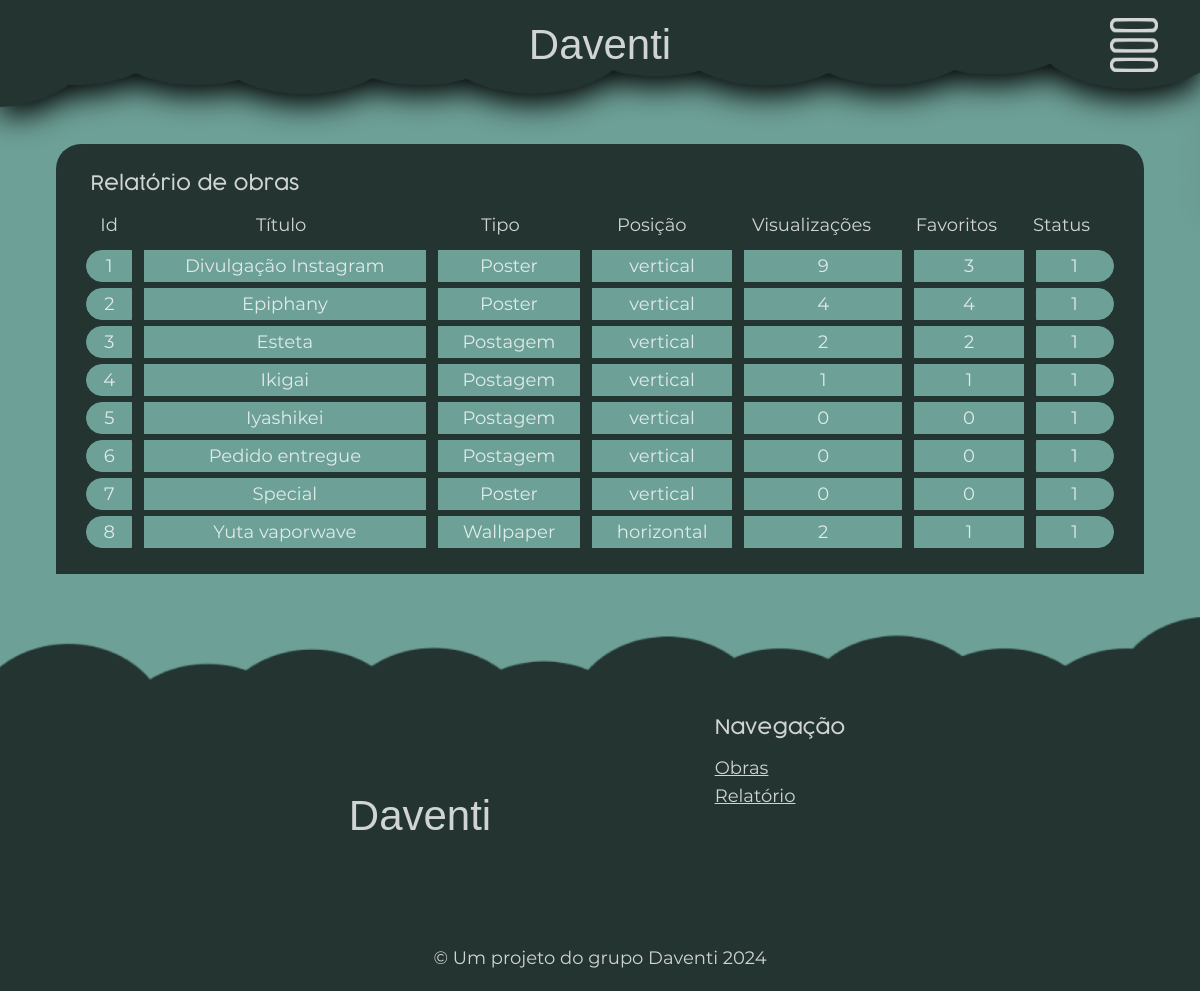
The app's page /php/adm_relatorio.php with its own data.
### tables this page shows
CREATE TABLE IF NOT EXISTS `obra` (
  `id_obra` int NOT NULL AUTO_INCREMENT,
  `descricao` varchar(400) NOT NULL,
  `titulo` varchar(50) NOT NULL,
  `tipo` varchar(50) NOT NULL,
  `imagem` varchar(300) NOT NULL,
  `favoritos` int NOT NULL,
  `visualizacoes` int NOT NULL,
  `status` int NOT NULL,
  `posicao` varchar(25) NOT NULL,
  PRIMARY KEY (`id_obra`)
);

### php/adm_relatorio.php (the view, shortened to what this page needs)
<!DOCTYPE html>
<html lang="pt-br">
    <head>
        <link rel="stylesheet" href="../css/reset.css" type="text/css">
        <link rel="stylesheet" href="../css/estilo_base.css" type="text/css">
        <link rel="stylesheet" href="../css/estilo_adm_relatorio.css" type="text/css">
    </head>
    <body id="body">
        <?php
            include('conexao.php');
            $sql_nenhum_order = "SELECT id_obra, titulo, tipo, posicao, visualizacoes, favoritos, status FROM obra ORDER BY id_obra;";
            $resultado_nenhum_order = $mysqli->query($sql_nenhum_order);
        ?>
        <main id="main_relatorio">
            <div class="titulo_relatorio_obras">
                <div class="titulo">
                    <h2>
                        Relatório de obras
                    </h2>
                </div>
                <table class="tabela" id='tabela_relatorio_thead'>
                    <thead>
                        <th class="relatorio_ordenador">
                            <p class="primeiro_campo_thead">
                                Id
                            </p>
                        </th>
                        <th class="relatorio_ordenador">
                            <p>
                                Título
                            </p>
                        </th>
                        <th class="relatorio_ordenador">
                            <p>
                                Tipo
                            </p>
                        </th>
                        <th class="relatorio_ordenador">
                            <p>
                                Posição
                            </p>
                        </th>
                        <th class="relatorio_ordenador">
                            <p>
                                Visualizações
                            </p>
                        </th>
                        <th class="relatorio_ordenador">
                            <p>
                                Favoritos
                            </p>
                        </th>
                        <th class="relatorio_ordenador">
                            <p class="ultimo_campo_thead">
                                Status
                            </p>
                        </th>
                    </thead>
                </table>
            </div>
            <div class="relatorio_obras" id="relatorio_obras">
                <table class="tabela" id="tabela_relatorio_tbody">
                    <tbody id="relatorio_linhas">
                        <?php
                            while ($obra = $resultado_nenhum_order->fetch_assoc()){
                        ?>
                        <tr>
                            <th>
                                <p class="primeiro_campo_thead">
                                    <?php echo $obra['id_obra']; ?>
                                </p>
                            </th>
                            <th>
                                <p>
                                    <?php echo $obra['titulo'] ?>
                                </p>
                            </th>
                            <th>
                                <p>
                                    <?php echo $obra['tipo']; ?>
                                </p>
                            </th>
                            <th>
                                <p>
                                    <?php echo $obra['posicao']; ?>
                                </p>
                            </th>
                            <th>
                                <p>
                                    <?php echo $obra['visualizacoes']; ?>
                                </p>
                            </th>
                            <th>
                                <p>
                                    <?php echo $obra['favoritos']; ?>
                                </p>
                            </th>
                            <th>
                                <p class="ultimo_campo_thead">
                                    <?php echo $obra['status']; ?>
                                </p>
                            </th>
                        </tr>
                        <?php
                        }
                        ?>
                    </tbody>
                </table>
            </div>
        </main>
        <header>
            <h1>
                Daventi
            </h1>
            <div id="guest_menu" onclick="abrirMenu()">
                <img src="../src/menu_icon.png" width="100%" height="100%" >
            </div>
        </header>
        <footer>
            <div class="vazio">
            </div>
            <div class="opcoes">
                <div class="vazio">
                </div>
                <div class="redes">
                    <div class="texto">
                        <h1>
                            Daventi
                        </h1>
                    </div>
                </div>
                <div class="navegacao">
                    <ul> <h2> Navegação </h2> </ul>
                    <ul>
                        <a href="adm_obras.php">
                            Obras
                        </a>
                    </ul>
                    <ul>
                        <a href="adm_relatorio.php">
                            Relatório
                        </a>
                    </ul>
                </div>
                <div class="vazio"></div>
            </div>
            <div class="copyright">
                © Um projeto do grupo Daventi 2024
            </div>
        </footer>
    </body>
</html>

### css/estilo_base.css (style rules this page uses)
* { box-sizing: border-box; }
body { background-color: #6DA097; color: rgba(255, 255, 255, 0.7882352941); font-size: 1.5vw; font-family: "Montserrat"; }
section, main { margin-left: 4.7vw; margin-right: 4.7vw; }
h2 { font-family: "Cocogoose"; font-size: 1.65vw; border: 4px solid #233431; border-right: none; border-top: none; border-radius: 25px; padding: 0.5vw; }
header { position: fixed; top: 0%; left: 0%; width: 100vw; height: 9vw; background-image: url(../src/nuvem_header.png); filter: drop-shadow(0 10px 15px rgb(0, 0, 0)); background-size: 100% 100%; }
h1 { border-radius: 25px; display: flex; margin-left: auto; margin-right: auto; margin-top: 1.5vw; width: 17vw; height: 50%; font-family: "Muthiara", sans-serif; justify-content: center; align-items: center; font-size: 3.5vw; }
#guest_menu { width: 4vw; height: 4.5vw; margin-left: 92.5vw; margin-top: -4.5vw; opacity: 0.8; }
footer { background-image: url(../src/nuvem_footer_3.png); background-size: 100% 100%; width: 100%; height: auto; margin: 0; margin-top: 3.6vw; display: grid; grid-template-rows: 8vw 15.7vw 1fr; }
.opcoes { display: grid; grid-template-columns: 20vw 1fr 1fr 20vw; }
.redes { display: grid; grid-template-rows: auto; text-align: center; }
.copyright { display: flex; justify-content: center; align-items: end; margin-top: 4vw; margin-bottom: 2vw; }
.opcoes .navegacao { margin-right: auto; margin-left: auto; text-align: justify; }
.navegacao h2 { border: none; padding: 0; padding-bottom: 1vw; }
.opcoes ul { padding: 0.4vw; }
ul a { text-decoration: underline; }

### css/estilo_adm_relatorio.css (style rules this page uses)
a { text-decoration: none; color: rgba(255, 255, 255, 0.7882352941); }
.opcoes .redes { align-items: center; }
#main_relatorio { margin-top: 12vw; }
.titulo_relatorio_obras { background-color: #233431; padding: 2vw; padding-bottom: 0px; border-radius: 25px; height: auto; display: grid; grid-template-rows: 3.5vw 2.8vw; border-bottom-left-radius: 0px; border-bottom-right-radius: 0px; }
.relatorio_obras { background-color: #233431; padding: 2vw; padding-top: 0px; padding-bottom: 0px; display: grid; grid-template-rows: 1fr; height: auto; max-height: 27.5vw; border-bottom: 2vw solid #233431; overflow-y: auto; }
.primeiro_campo_thead { border-bottom-right-radius: 0; border-top-right-radius: 0; border-bottom-left-radius: 25px; border-top-left-radius: 25px; }
.ultimo_campo_thead { border-bottom-right-radius: 25px; border-top-right-radius: 25px; }
tbody th p { height: 100%; padding: 0.5vw; background-color: #6DA097; border: 1px solid #6DA097; width: auto; border-bottom-right-radius: 0; border-top-right-radius: 0; margin-bottom: 0.5vw; margin-right: 0.5vw; margin-left: 0.5vw; }
thead th p { height: 100%; padding: 0.5vw; width: auto; border-bottom-right-radius: 0; border-top-right-radius: 0; margin-bottom: 0.5vw; margin-right: 0.5vw; margin-left: 0.5vw; }
.tabela { max-height: 25vw; }

### records on screen
obra: id_obra "1", titulo "Divulgação Instagram", tipo "Poster", posicao "vertical", visualizacoes "9", favoritos "3", status "1"
obra: id_obra "2", titulo "Epiphany", tipo "Poster", posicao "vertical", visualizacoes "4", favoritos "4", status "1"
obra: id_obra "3", titulo "Esteta", tipo "Postagem", posicao "vertical", visualizacoes "2", favoritos "2", status "1"
obra: id_obra "4", titulo "Ikigai", tipo "Postagem", posicao "vertical", visualizacoes "1", favoritos "1", status "1"
obra: id_obra "5", titulo "Iyashikei", tipo "Postagem", posicao "vertical", visualizacoes "0", favoritos "0", status "1"
obra: id_obra "6", titulo "Pedido entregue", tipo "Postagem", posicao "vertical", visualizacoes "0", favoritos "0", status "1"
obra: id_obra "7", titulo "Special", tipo "Poster", posicao "vertical", visualizacoes "0", favoritos "0", status "1"
obra: id_obra "8", titulo "Yuta vaporwave", tipo "Wallpaper", posicao "horizontal", visualizacoes "2", favoritos "1", status "1"
